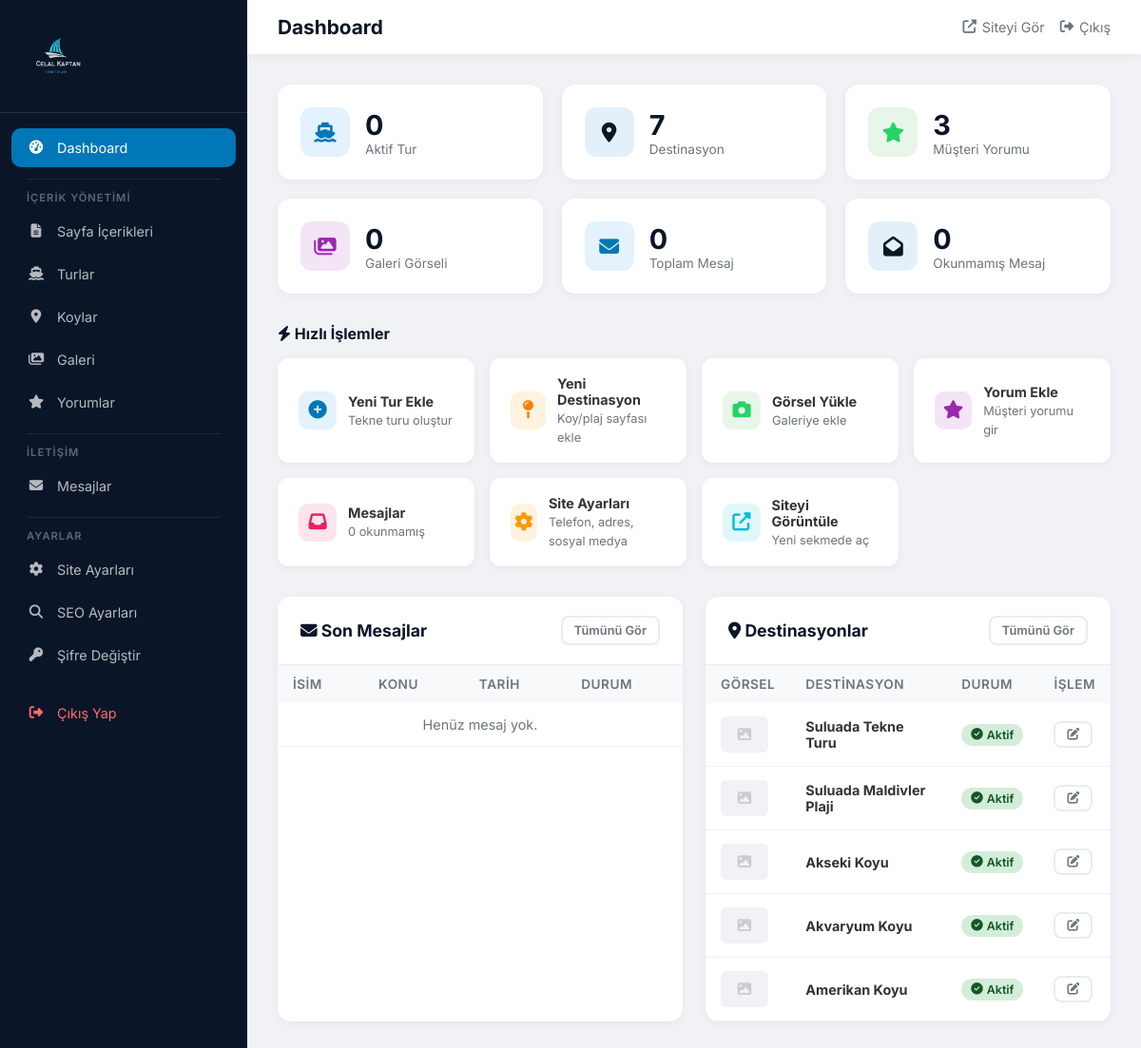
The page /admin/index.php (signed in) on the database its author committed.
### tables this page shows
CREATE TABLE IF NOT EXISTS destinations (
    id INT AUTO_INCREMENT PRIMARY KEY,
    title VARCHAR(255) NOT NULL,
    slug VARCHAR(255) NOT NULL UNIQUE,
    subtitle VARCHAR(255),
    short_desc TEXT,
    full_desc TEXT,
    history_text TEXT,
    features TEXT,
    faq_json TEXT,
    image VARCHAR(255),
    gallery_images TEXT,
    meta_title VARCHAR(255),
    meta_description TEXT,
    meta_keywords TEXT,
    sort_order INT DEFAULT 0,
    is_active TINYINT(1) DEFAULT 1,
    created_at TIMESTAMP DEFAULT CURRENT_TIMESTAMP,
    updated_at TIMESTAMP DEFAULT CURRENT_TIMESTAMP ON UPDATE CURRENT_TIMESTAMP
);

### includes/config.php (called while the page is built, shortened)
<?php
function sanitize($data) {
    return htmlspecialchars(trim($data), ENT_QUOTES, 'UTF-8');
}

### admin/index.php (the view, shortened to what this page needs)
<?php include 'header.php';
$db = getDB();
$tourCount = $db->query("SELECT COUNT(*) as cnt FROM tours")->fetch()['cnt'];
$destCount = $db->query("SELECT COUNT(*) as cnt FROM destinations")->fetch()['cnt'];
$testimonialCount = $db->query("SELECT COUNT(*) as cnt FROM testimonials")->fetch()['cnt'];
$messageCount = $db->query("SELECT COUNT(*) as cnt FROM contact_messages")->fetch()['cnt'];
$unreadMessages = $db->query("SELECT COUNT(*) as cnt FROM contact_messages WHERE is_read = 0")->fetch()['cnt'];
$galleryCount = 0;
try {
    $galleryCount = $db->query("SELECT COUNT(*) as cnt FROM gallery")->fetch()['cnt'];
} catch (Exception $e) {}
$recentMessages = $db->query("SELECT * FROM contact_messages ORDER BY created_at DESC LIMIT 5")->fetchAll();
$activeDests = $db->query("SELECT * FROM destinations WHERE is_active = 1 ORDER BY sort_order ASC LIMIT 5")->fetchAll();
?>
<div class="stats-grid">
    <div class="stat-card">
        <div class="stat-icon blue"><i class="fas fa-ship"></i></div>
        <div class="stat-info">
            <h3><?= $tourCount ?></h3>
            <p>Aktif Tur</p>
        </div>
    </div>
    <div class="stat-card">
        <div class="stat-icon orange"><i class="fas fa-map-marker-alt"></i></div>
        <div class="stat-info">
            <h3><?= $destCount ?></h3>
            <p>Destinasyon</p>
        </div>
    </div>
    <div class="stat-card">
        <div class="stat-icon green"><i class="fas fa-star"></i></div>
        <div class="stat-info">
            <h3><?= $testimonialCount ?></h3>
            <p>Müşteri Yorumu</p>
        </div>
    </div>
    <div class="stat-card">
        <div class="stat-icon purple"><i class="fas fa-images"></i></div>
        <div class="stat-info">
            <h3><?= $galleryCount ?></h3>
            <p>Galeri Görseli</p>
        </div>
    </div>
    <div class="stat-card">
        <div class="stat-icon blue"><i class="fas fa-envelope"></i></div>
        <div class="stat-info">
            <h3><?= $messageCount ?></h3>
            <p>Toplam Mesaj</p>
        </div>
    </div>
    <div class="stat-card">
        <div class="stat-icon orange"><i class="fas fa-envelope-open"></i></div>
        <div class="stat-info">
            <h3><?= $unreadMessages ?></h3>
            <p>Okunmamış Mesaj</p>
        </div>
    </div>
</div>
<h3 style="margin-bottom:16px;font-size:1rem;color:#0a1628;"><i class="fas fa-bolt"></i> Hızlı İşlemler</h3>
<div class="quick-actions">
    <a href="tours.php?new=1" class="quick-action">
        <i class="fas fa-plus-circle" style="background:#e3f2fd;color:#0077b6;"></i>
        <div class="qa-text">
            <strong>Yeni Tur Ekle</strong>
            <span>Tekne turu oluştur</span>
        </div>
    </a>
    <a href="destinations.php?new=1" class="quick-action">
        <i class="fas fa-map-pin" style="background:#fff3e0;color:#f77f00;"></i>
        <div class="qa-text">
            <strong>Yeni Destinasyon</strong>
            <span>Koy/plaj sayfası ekle</span>
        </div>
    </a>
    <a href="gallery.php" class="quick-action">
        <i class="fas fa-camera" style="background:#e8f5e9;color:#25d366;"></i>
        <div class="qa-text">
            <strong>Görsel Yükle</strong>
            <span>Galeriye ekle</span>
        </div>
    </a>
    <a href="testimonials.php?new=1" class="quick-action">
        <i class="fas fa-star" style="background:#f3e5f5;color:#9c27b0;"></i>
        <div class="qa-text">
            <strong>Yorum Ekle</strong>
            <span>Müşteri yorumu gir</span>
        </div>
    </a>
    <a href="messages.php" class="quick-action">
        <i class="fas fa-inbox" style="background:#fce4ec;color:#e91e63;"></i>
        <div class="qa-text">
            <strong>Mesajlar</strong>
            <span><?= $unreadMessages ?> okunmamış</span>
        </div>
    </a>
    <a href="settings.php" class="quick-action">
        <i class="fas fa-cog" style="background:#fff3e0;color:#ff9800;"></i>
        <div class="qa-text">
            <strong>Site Ayarları</strong>
            <span>Telefon, adres, sosyal medya</span>
        </div>
    </a>
    <a href="../index.php" target="_blank" class="quick-action">
        <i class="fas fa-external-link-alt" style="background:#e0f7fa;color:#00bcd4;"></i>
        <div class="qa-text">
            <strong>Siteyi Görüntüle</strong>
            <span>Yeni sekmede aç</span>
        </div>
    </a>
</div>
<div style="display:grid;grid-template-columns:1fr 1fr;gap:24px;">
    <div class="card">
        <div class="card-header">
            <h3><i class="fas fa-envelope"></i> Son Mesajlar</h3>
            <a href="messages.php" class="btn btn-sm btn-outline">Tümünü Gör</a>
        </div>
        <table>
            <thead>
                <tr>
                    <th>İsim</th>
                    <th>Konu</th>
                    <th>Tarih</th>
                    <th>Durum</th>
                </tr>
            </thead>
            <tbody>
                <?php if (empty($recentMessages)): ?>
                <tr><td colspan="4" style="text-align:center;color:#6c757d;">Henüz mesaj yok.</td></tr>
                <?php endif; ?>
            </tbody>
        </table>
    </div>
    <div class="card">
        <div class="card-header">
            <h3><i class="fas fa-map-marker-alt"></i> Destinasyonlar</h3>
            <a href="destinations.php" class="btn btn-sm btn-outline">Tümünü Gör</a>
        </div>
        <table>
            <thead>
                <tr>
                    <th>Görsel</th>
                    <th>Destinasyon</th>
                    <th>Durum</th>
                    <th>İşlem</th>
                </tr>
            </thead>
            <tbody>
                <?php foreach ($activeDests as $d): ?>
                <tr>
                    <td>
                        <?php if ($d['image']): ?>
                        <img src="<?= SITE_URL ?>/assets/uploads/<?= sanitize($d['image']) ?>" style="width:50px;height:38px;object-fit:cover;border-radius:6px;">
                        <?php else: ?>
                        <div style="width:50px;height:38px;background:#f0f2f5;border-radius:6px;display:flex;align-items:center;justify-content:center;color:#ccc;"><i class="fas fa-image"></i></div>
                        <?php endif; ?>
                    </td>
                    <td><strong><?= sanitize($d['title']) ?></strong></td>
                    <td><span class="status-badge active"><i class="fas fa-check-circle"></i> Aktif</span></td>
                    <td><a href="destinations.php?edit=<?= $d['id'] ?>" class="btn btn-sm btn-outline"><i class="fas fa-edit"></i></a></td>
                </tr>
                <?php endforeach; ?>
            </tbody>
        </table>
    </div>
</div>
<?php include 'footer.php'; ?>

### admin/header.php (style rules this page uses)
* { margin:0; padding:0; box-sizing:border-box; }
body { font-family:'Inter',sans-serif; background:#f0f2f5; color:#333; }
.stats-grid { display:grid; grid-template-columns:repeat(auto-fit,minmax(240px,1fr)); gap:20px; margin-bottom:32px; }
.stat-card { background:#fff; padding:24px; border-radius:14px; box-shadow:0 2px 10px rgba(0,0,0,0.05); display:flex; align-items:center; gap:16px; }
.stat-icon { width:52px; height:52px; border-radius:12px; display:flex; align-items:center; justify-content:center; font-size:1.3rem; }
.stat-icon.blue { background:#e3f2fd; color:#0077b6; }
.stat-icon.green { background:#e8f5e9; color:#25d366; }
.stat-icon.orange { background:#e3f0fa; color:#0a1628; }
.stat-icon.purple { background:#f3e5f5; color:#9c27b0; }
.stat-info h3 { font-size:1.8rem; color:#0a1628; }
.stat-info p { font-size:0.85rem; color:#6c757d; }
.card { background:#fff; border-radius:14px; box-shadow:0 2px 10px rgba(0,0,0,0.05); overflow:hidden; margin-bottom:24px; }
.card-header { padding:20px 24px; border-bottom:1px solid #e9ecef; display:flex; align-items:center; justify-content:space-between; }
.card-header h3 { font-size:1.1rem; color:#0a1628; }
table { width:100%; border-collapse:collapse; }
table th { background:#f8f9fa; padding:12px 16px; text-align:left; font-size:0.85rem; color:#6c757d; font-weight:600; text-transform:uppercase; letter-spacing:0.5px; }
table td { padding:14px 16px; border-bottom:1px solid #f0f0f0; font-size:0.9rem; }
.btn { display:inline-flex; align-items:center; gap:6px; padding:10px 20px; border-radius:8px; font-family:inherit; font-size:0.9rem; font-weight:600; border:none; cursor:pointer; transition:all 0.3s; text-decoration:none; }
.btn-sm { padding:6px 12px; font-size:0.8rem; }
.btn-outline { background:transparent; border:2px solid #e9ecef; color:#6c757d; }
.status-badge { display:inline-flex; align-items:center; gap:4px; padding:4px 10px; border-radius:50px; font-size:0.78rem; font-weight:600; }
.status-badge.active { background:#d4edda; color:#155724; }
.quick-actions { display:grid; grid-template-columns:repeat(auto-fit,minmax(200px,1fr)); gap:16px; margin-bottom:32px; }
.quick-action { display:flex; align-items:center; gap:12px; padding:16px 20px; background:#fff; border-radius:12px; box-shadow:0 2px 10px rgba(0,0,0,0.05); text-decoration:none; color:#333; transition:all 0.3s; border:2px solid transparent; }
.quick-action i { font-size:1.2rem; width:40px; height:40px; display:flex; align-items:center; justify-content:center; border-radius:10px; }
.quick-action .qa-text strong { display:block; font-size:0.9rem; }
.quick-action .qa-text span { font-size:0.8rem; color:#6c757d; }

### rows shown on the page
destinations: title "Suluada Tekne Turu"
destinations: title "Suluada Maldivler Plaji"
destinations: title "Akseki Koyu"
destinations: title "Akvaryum Koyu"
destinations: title "Amerikan Koyu"

### other values the page prints
$tourCount "0"
$destCount "7"
$testimonialCount "3"
$galleryCount "0"
$messageCount "0"
$unreadMessages "0"
